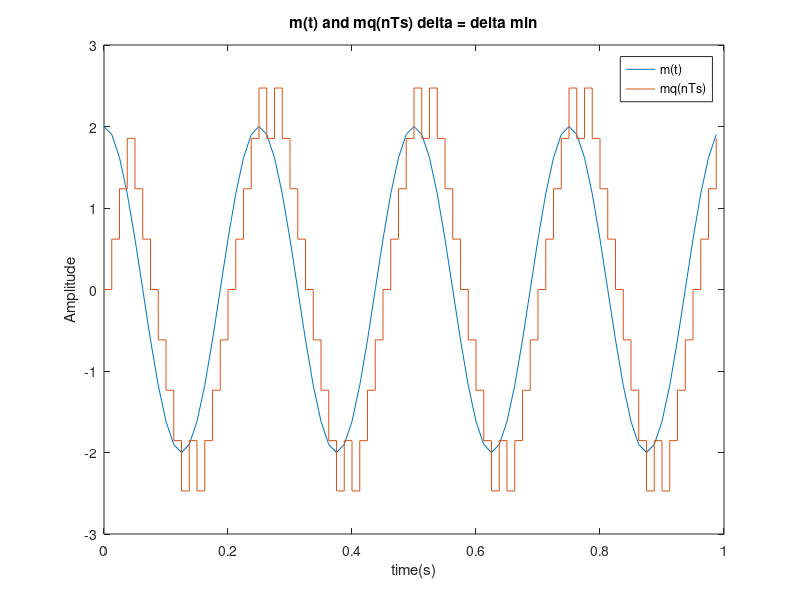
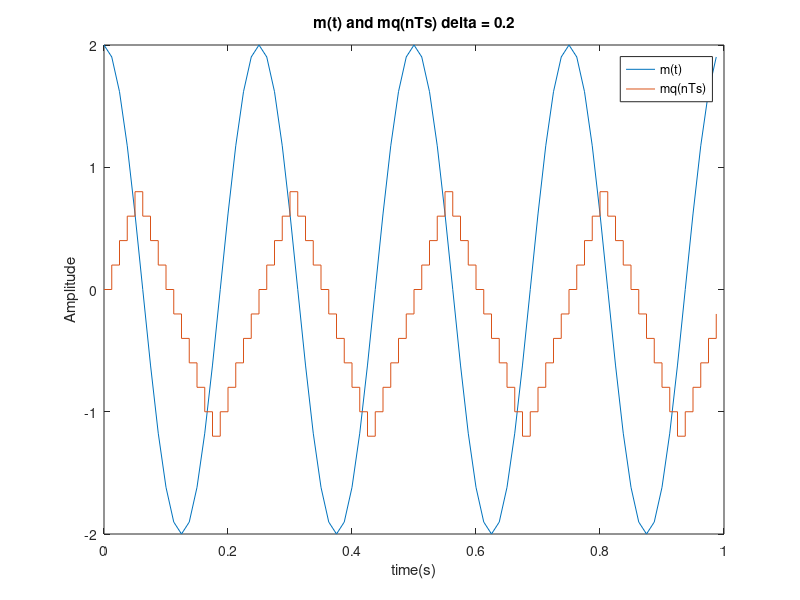
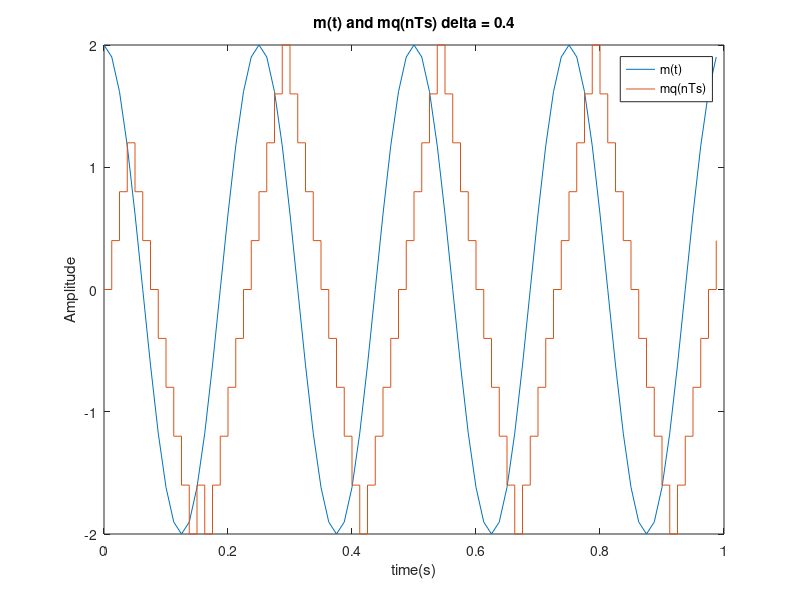
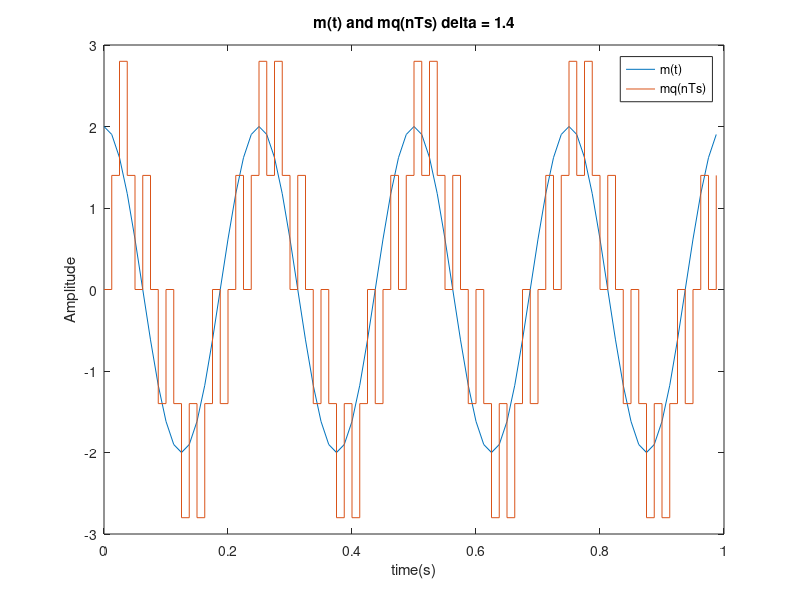

These charts were generated, in order, by the following MATLAB code:
clear all; clc; close all;

%% 1 LABWORK
%a 
Am = 2;
fm = 4;
Fs = 80;
Ts = 1/80;
time = 0:Ts:(1-Ts);

m = Am*cos(2*pi*fm*time);

%b
n = length(time);

for i = 1:(n-1)  % I took derivative of m
    m_der(i) = (m(i+1) - m(i))/Ts;
end

delta_min = max(m_der)*Ts; % maximum value of the derivative m times Ts

%c
delta = delta_min;

mq(1) = 0;
for i = 1:n
    err = m(i) - mq(i);
    errq(i) = sign(err);
    mq(i+1) = mq(i) + errq(i)*delta;
    
    if (errq(i) > 0)
        en_out(i) = 1;
    else
        en_out(i) = 0;
    end 
end
mq = mq(1:(end-1));

%d
figure(1)
plot(time, m);
hold on;
stairs(time, mq);
title('m(t) and mq(nTs) delta = delta min');
xlabel('time(s)');
ylabel('Amplitude');
legend('m(t)','mq(nTs)');

%e
P = delta^2*fm/(3*Fs);

%f
MSE = mean((m - mq).^2);

%g
delta_new = [0.2, 0.4, 1.4];

mq1(1) = 0;
for i = 1:n
    err = m(i) - mq1(i);
    errq(i) = sign(err);
    mq1(i+1) = mq1(i) + errq(i)*delta_new(1);
    
    if (errq(i) > 0)
        en_out1(i) = 1;
    else
        en_out1(i) = 0;
    end 
end
mq1 = mq1(1:(end-1));

mq2(1) = 0;
for i = 1:n
    err = m(i) - mq2(i);
    errq(i) = sign(err);
    mq2(i+1) = mq2(i) + errq(i)*delta_new(2);
    
    if (errq(i) > 0)
        en_out2(i) = 1;
    else
        en_out2(i) = 0;
    end 
end
mq2 = mq2(1:(end-1));

mq3(1) = 0;
for i = 1:n
    err = m(i) - mq3(i);
    errq(i) = sign(err);
    mq3(i+1) = mq3(i) + errq(i)*delta_new(3);
    
    if (errq(i) > 0)
        en_out3(i) = 1;
    else
        en_out3(i) = 0;
    end 
end
mq3 = mq3(1:(end-1));

figure(2)
plot(time, m);
hold on;
stairs(time, mq1);
title('m(t) and mq(nTs) delta = 0.2');
xlabel('time(s)');
ylabel('Amplitude');
legend('m(t)','mq(nTs)');

figure(3)
plot(time, m);
hold on;
stairs(time, mq2);
title('m(t) and mq(nTs) delta = 0.4');
xlabel('time(s)');
ylabel('Amplitude');
legend('m(t)','mq(nTs)');

figure(4)
plot(time, m);
hold on;
stairs(time, mq3);
title('m(t) and mq(nTs) delta = 1.4');
xlabel('time(s)');
ylabel('Amplitude');
legend('m(t)','mq(nTs)');



P1 = delta_new(1)^2*fm/(3*Fs);
P2 = delta_new(2)^2*fm/(3*Fs);
P3 = delta_new(3)^2*fm/(3*Fs);

MSE1 = mean((m - mq1).^2);
MSE2 = mean((m - mq2).^2);
MSE3 = mean((m - mq3).^2);

P
P1
P2
P3

MSE
MSE1
MSE2
MSE3

%h
figure(5)
subplot(211);
plot([delta_new(1), delta_new(2), delta, delta_new(3)],[MSE1, MSE2, MSE, MSE3]);
title('MSE values with respect to Delta');
xlabel('Delta');
ylabel('MSE');
subplot(212);
plot([delta_new(1), delta_new(2), delta, delta_new(3)],[P1, P2, P, P3]);
title('P values with respect to Delta');
xlabel('Delta');
ylabel('Average Granular Noise');


